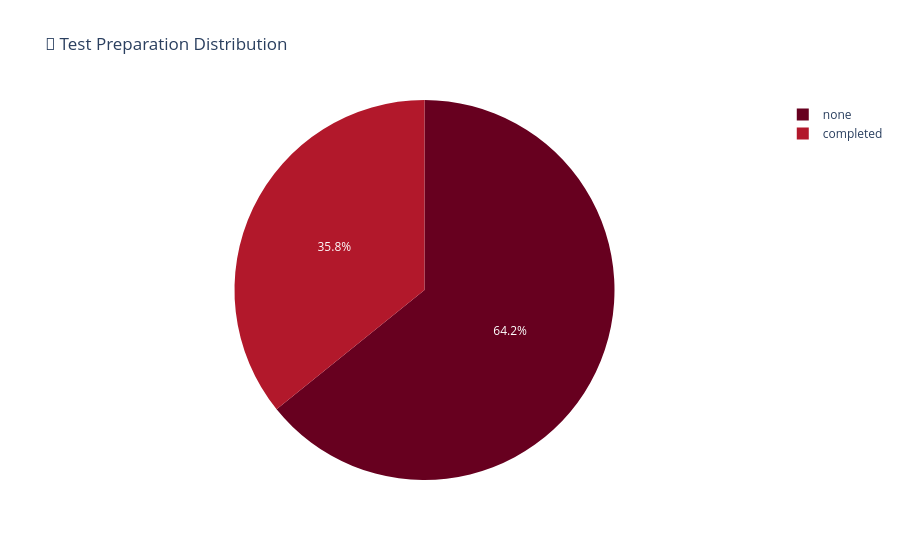

This figure's notebook cell:
### Code cell
fig = px.pie(df, names='test_preparation_course',
             title='📘 Test Preparation Distribution',
             color_discrete_sequence=px.colors.sequential.RdBu)
fig.show()

### Figure 1 — Plotly figure (JSON) as saved in the notebook; plotly's stock layout.template omitted (floating-point values rounded to 4 significant figures; data arrays with more than 128 entries replaced by an {"elided": "..."} marker saying what was removed)
{"data": [{"domain": {"x": [0, 1], "y": [0, 1]}, "hovertemplate": "test_preparation_course=%{label}<extra></extra>", "labels": {"elided": "1000 str values"}, "legendgroup": "", "name": "", "showlegend": true, "type": "pie"}], "layout": {"legend": {"tracegroupgap": 0}, "piecolorway": ["rgb(103,0,31)", "rgb(178,24,43)", "rgb(214,96,77)", "rgb(244,165,130)", "rgb(253,219,199)", "rgb(247,247,247)", "rgb(209,229,240)", "rgb(146,197,222)", "rgb(67,147,195)", "rgb(33,102,172)", "rgb(5,48,97)"], "title": {"text": "📘 Test Preparation Distribution"}}}
